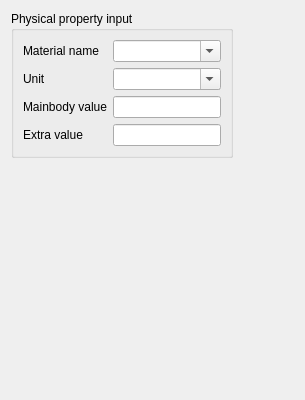
<?xml version="1.0" encoding="UTF-8"?>
<ui version="4.0">
 <class>MaterialWidget</class>
 <widget class="QWidget" name="MaterialWidget">
  <property name="geometry">
   <rect>
    <x>0</x>
    <y>0</y>
    <width>305</width>
    <height>400</height>
   </rect>
  </property>
  <property name="windowTitle">
   <string>MySim Physical Porperty</string>
  </property>
  <layout class="QFormLayout" name="formLayout_2">
   <item row="0" column="0">
    <widget class="QGroupBox" name="MaterialInput">
     <property name="maximumSize">
      <size>
       <width>16777215</width>
       <height>1677215</height>
      </size>
     </property>
     <property name="title">
      <string>Physical property input</string>
     </property>
     <layout class="QFormLayout" name="formLayout">
      <item row="0" column="0">
       <widget class="QLabel" name="MaterialNameLabel">
        <property name="text">
         <string>Material name</string>
        </property>
       </widget>
      </item>
      <item row="0" column="1">
       <widget class="QComboBox" name="MaterialName">
        <property name="editable">
         <bool>true</bool>
        </property>
       </widget>
      </item>
      <item row="2" column="0">
       <widget class="QLabel" name="UnitLabel">
        <property name="text">
         <string>Unit</string>
        </property>
       </widget>
      </item>
      <item row="2" column="1">
       <widget class="QComboBox" name="Unit">
        <property name="editable">
         <bool>true</bool>
        </property>
       </widget>
      </item>
      <item row="3" column="0">
       <widget class="QLabel" name="MainValueLabel">
        <property name="text">
         <string>Mainbody value</string>
        </property>
       </widget>
      </item>
      <item row="3" column="1">
       <widget class="Gui::InputField" name="MainbodyValue">
        <property name="cursorPosition">
         <number>0</number>
        </property>
       </widget>
      </item>
      <item row="4" column="0">
       <widget class="QLabel" name="ExtraValueLabel">
        <property name="text">
         <string>Extra value</string>
        </property>
       </widget>
      </item>
      <item row="4" column="1">
       <widget class="Gui::InputField" name="ExtraValue"/>
      </item>
     </layout>
    </widget>
   </item>
   <item row="1" column="0">
    <spacer name="verticalSpacer">
     <property name="orientation">
      <enum>Qt::Vertical</enum>
     </property>
     <property name="sizeHint" stdset="0">
      <size>
       <width>30</width>
       <height>200</height>
      </size>
     </property>
    </spacer>
   </item>
  </layout>
 </widget>
 <customwidgets>
  <customwidget>
   <class>Gui::InputField</class>
   <extends>QLineEdit</extends>
   <header>Gui/InputField.h</header>
  </customwidget>
 </customwidgets>
 <resources/>
 <connections/>
</ui>
